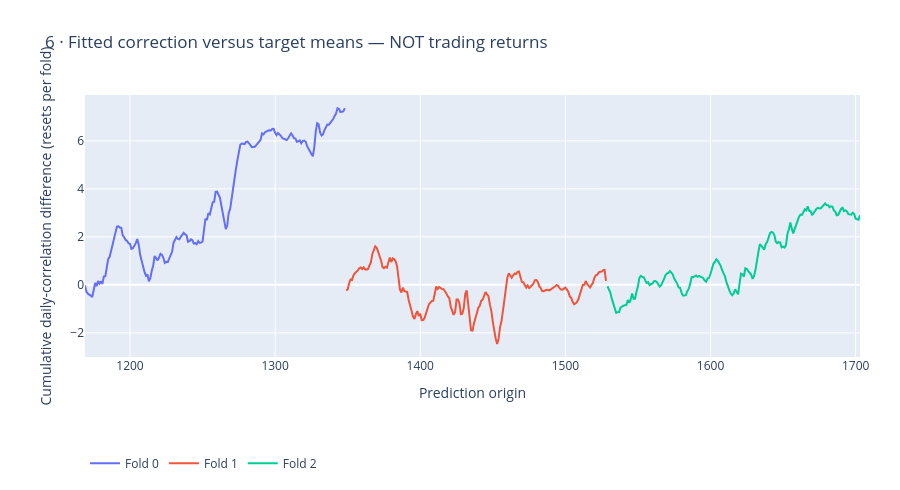

This figure's notebook cell:
### Markdown cell above
## Temporal pattern

### Code cell
figures[5].show()

### Figure 1 — Plotly figure (JSON) as saved in the notebook; plotly's stock layout.template omitted (floating-point values rounded to 4 significant figures; data arrays with more than 128 entries replaced by an {"elided": "..."} marker saying what was removed)
{"data": [{"name": "Fold 0", "type": "scatter", "x": {"elided": "180 int values"}, "y": {"elided": "180 float values"}}, {"name": "Fold 1", "type": "scatter", "x": {"elided": "180 int values"}, "y": {"elided": "180 float values"}}, {"name": "Fold 2", "type": "scatter", "x": {"elided": "175 int values"}, "y": {"elided": "175 float values"}}], "layout": {"height": 490, "legend": {"orientation": "h", "y": -0.35}, "margin": {"b": 130, "l": 85, "r": 40, "t": 95}, "title": {"text": "6 · Fitted correction versus target means — NOT trading returns"}, "xaxis": {"title": {"text": "Prediction origin"}}, "yaxis": {"title": {"text": "Cumulative daily-correlation difference (resets per fold)"}}}}
